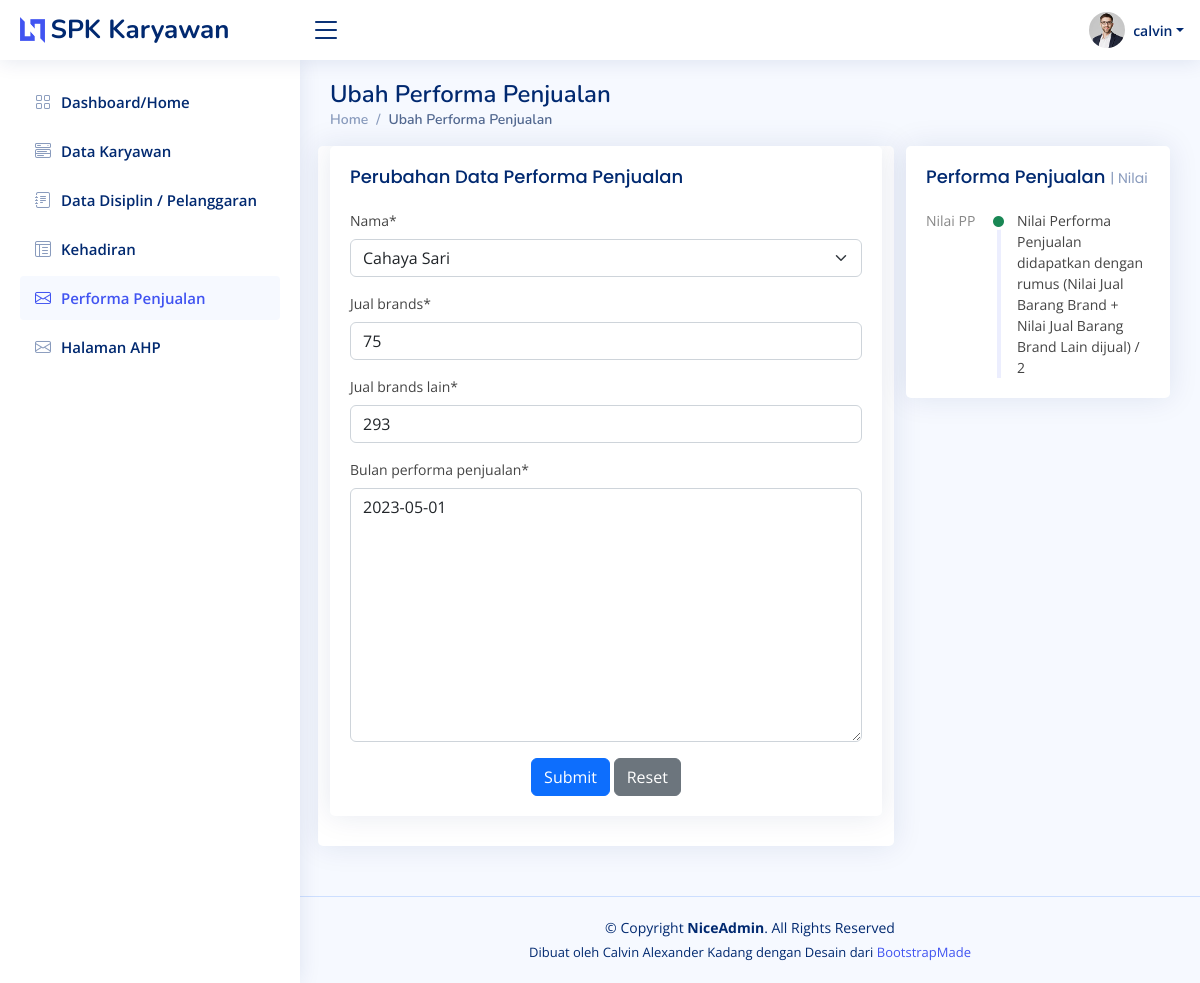
The page /ubahperformapenjualan/1/ (signed in) on the database as committed earlier.
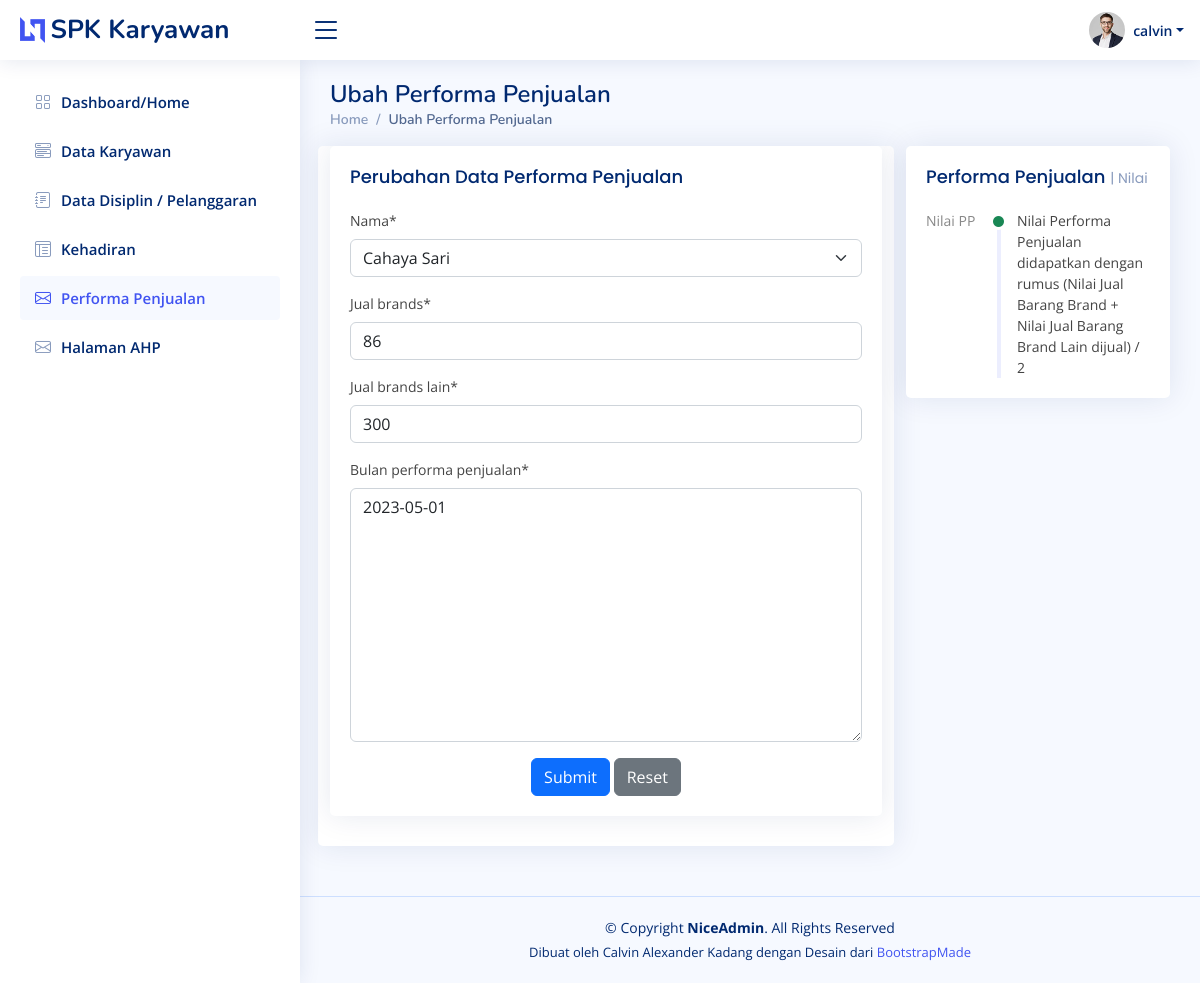
The same page on the database as committed later.
### base/models.py (models this page shows, shortened)
class Performa_Penjualan(models.Model):
    nama = models.ForeignKey(User, on_delete=models.CASCADE)
    jual_brands = models.IntegerField(null=True, blank=False)
    jual_brands_lain = models.IntegerField(null=True, blank=False)
    bulan_performa_penjualan = MonthField("Month Value", help_text="some help...", default='2023-05')

### base/views.py (the view, shortened to what this page needs)
# urls.py: path('ubahperformapenjualan/<str:pk>/', views.ubahperforma_penjualan, name='ubahperformapenjualan'),
@login_required(login_url='login')
def ubahperforma_penjualan(request, pk):
    page = 'performa_penjualan'
    performa_penjualan = Performa_Penjualan.objects.get(id=pk)
    form = PerformaPenjualanChange(instance=performa_penjualan)
    context = {
		'form': form,
        'page': page
	}
    return render(request, 'base/ubahperforma_penjualan.html', context)

### base/forms.py
class PerformaPenjualanChange(ModelForm):
    class Meta:
        model = Performa_Penjualan
        fields = '__all__'

### base/models.py (called while the page is built)
    def __str__(self):
        return f'{self.nama}'

### base/templates/base/ubahperforma_penjualan.html (shortened to what this page needs)
{% extends 'main.html' %}
{% load static %}
{% load crispy_forms_tags %}
{% block content %}
<main id="main" class="main">
    <div class="pagetitle">
        <h1>Ubah Performa Penjualan</h1>
        <nav>
            <ol class="breadcrumb">
                <li class="breadcrumb-item"><a href="{% url 'home' %}">Home</a></li>
                <li class="breadcrumb-item active">Ubah Performa Penjualan</li>
            </ol>
        </nav>
    </div>
    <section class="section dashboard">
        <div class="row">
            <div class="col-lg-8">
                <div class="row">
                    <div class="card recent-sales overflow-auto">
                        <div class="card">
                            <div class="card-body">
                                <h5 class="card-title">Perubahan Data Performa Penjualan</h5>
                                <form method="POST" action="">
                                    {{ form|crispy }}
                                    <div class="text-center">
                                        <button type="submit" class="btn btn-primary">Submit</button>
                                        <button type="reset" class="btn btn-secondary">Reset</button>
                                    </div>
                                </form>
                            </div>
                        </div>
                    </div>
                </div>
            </div>
            <div class="col-lg-4">
                <div class="card">
                    <div class="card-body">
                        <h5 class="card-title">Performa Penjualan <span>| Nilai</span></h5>
                        <div class="activity">
                            <div class="activity-item d-flex">
                                <div class="activite-label">Nilai PP</div>
                                <i class='bi bi-circle-fill activity-badge text-success align-self-start'></i>
                                <div class="activity-content">
                                    Nilai Performa Penjualan didapatkan dengan rumus (Nilai Jual Barang Brand + Nilai Jual Barang Brand Lain
                                    dijual) / 2
                                </div>
                            </div>
                        </div>
                    </div>
                </div>
            </div>
        </div>
    </section>
</main>
{% endblock content %}

Rows that differ between the two databases and show on the page:
changed Performa_Penjualan: jual_brands "75" → "86"; jual_brands_lain "293" → "300"
